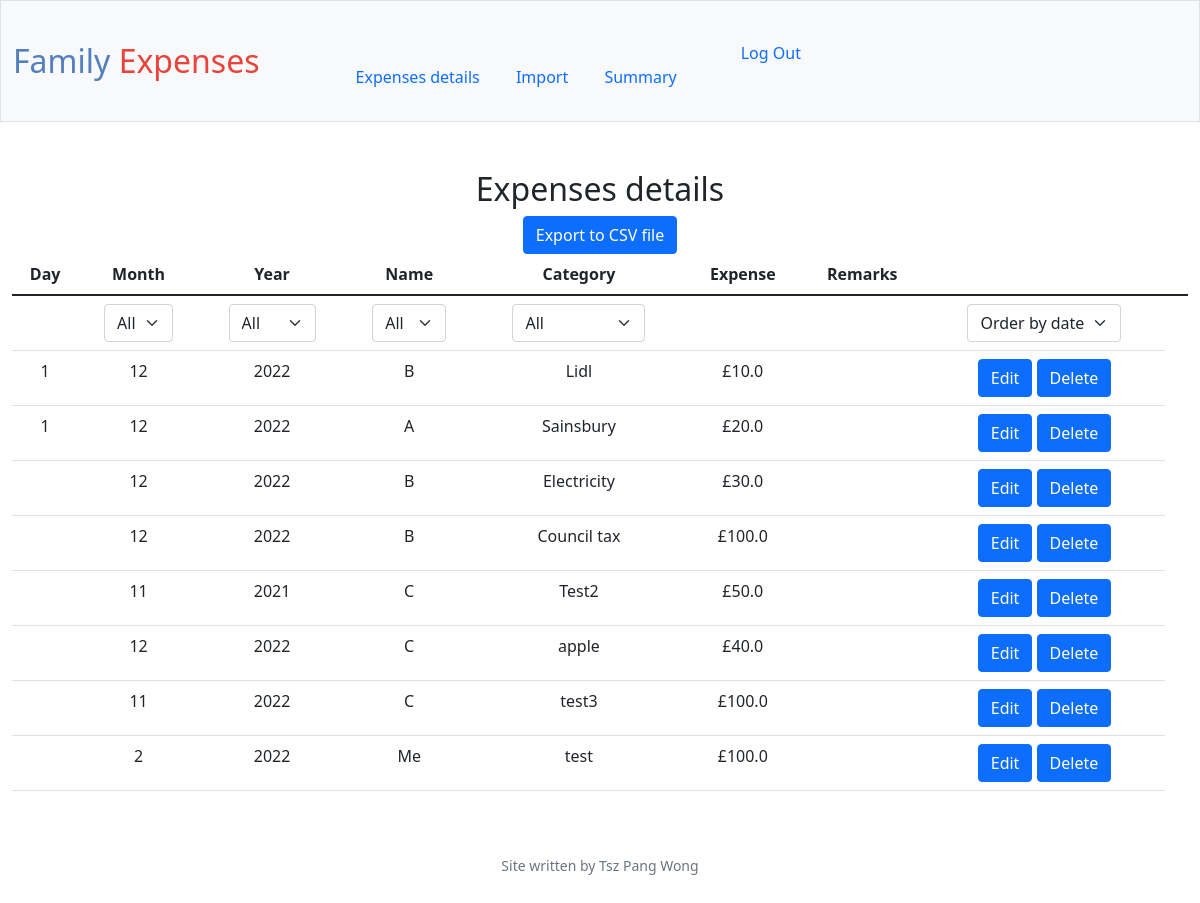
The page / (signed in) on the database its author committed.
### tables this page shows
CREATE TABLE expenses (
row_id INTEGER PRIMARY KEY,
day INTEGER,
month INTEGER NOT NULL,
year INTEGER NOT NULL,
category TEXT NOT NULL,
name TEXT NOT NULL,
expense REAL NOT NULL,
remarks TEXT,
user_id INTEGER NOT NULL,
FOREIGN KEY (user_id) REFERENCES users (id)
ON DELETE CASCADE
ON UPDATE NO ACTION);

### app.py (the view)
@app.route("/")
@login_required
def index():
    if request.method == "GET":
        cursor = connection.cursor()
        total_expenses = cursor.execute("SELECT * FROM expenses WHERE user_id = ?", [(session["user_id"])]).fetchall()
        distinct_month = cursor.execute("SELECT DISTINCT month FROM expenses WHERE user_id = ?", [session["user_id"]]).fetchall()
        distinct_year = cursor.execute("SELECT DISTINCT year FROM expenses WHERE user_id = ?", [session["user_id"]]).fetchall()
        distinct_name = cursor.execute("SELECT DISTINCT name FROM expenses WHERE user_id = ?", [session["user_id"]]).fetchall()
        distinct_category = cursor.execute("SELECT DISTINCT category FROM expenses WHERE user_id = ?", [session["user_id"]]).fetchall()
        load_selected_option = 0
        return render_template("details.html", expenses=total_expenses, d_months=distinct_month, d_years=distinct_year, d_names=distinct_name,d_categories=distinct_category, load_option = load_selected_option)

### app.py (called while the page is built)
@app.after_request
def after_request(response):
    response.headers["Cache-Control"] = "no-cache, no-store, must-revalidate"
    response.headers["Expires"] = 0
    response.headers["Pragma"] = "no-cache"
    return response

### helpers.py (called while the page is built)
def login_required(f):
    @wraps(f)
    def decorated_function(*args, **kwargs):
        if session.get("user_id") is None:
            return redirect("/login")
        return f(*args, **kwargs)
    return decorated_function

### templates/details.html (shortened to what this page needs)
{% extends "layout.html" %}
{% block main %}
    <div><h2>Expenses details</h2></div>
    <div>
        <form action="/export", method ="post">
            <button class="btn btn-primary" type="submit" id="export" name ="export">Export to CSV file</button></td>
        </form>
    </div>
<form action="/select", method = "post", id="filter_select" name="filter_select">
<table class="table">
    <thread>
        <tr>
            <th>Day</th>
            <th>Month</th>
            <th>Year</th>
            <th>Name</th>
            <th>Category</th>
            <th>Expense</th>
            <th>Remarks</th>
            <th></th>
            <th></th>
        </tr>
    </thread>
    <tbody>
        <tr>
            <td></td>
            <td>
                <select class="form-select mx-auto w-auto" id="month" name="month" onchange="select_save_auto_sumbit('month_key', this.value)">
                    <option value ='All'>All</option>
                </select>
            </td>
            <td>
                <select class="form-select mx-auto w-auto" id="year" name="year" onchange="select_save_auto_sumbit('year_key', this.value)">
                    <option value ='All'>All</option>
                </select>
            </td>
            <td>
                <select class="form-select mx-auto w-auto" id="name" name="name" onchange="select_save_auto_sumbit('name_key', this.value)">
                    <option value ='All'>All</option>
                </select>
            </td>
            <td>
                <select class="form-select mx-auto w-auto" id="category" name="category" onchange="select_save_auto_sumbit('category_key', this.value)">
                    <option value ='All'>All</option>
                </select>
            </td>
            <td></td>
            <td></td>
            <td>
                <select class="form-select mx-auto w-auto" id="order" name="order" onchange="select_save_auto_sumbit('order_key', this.value)">
                    <option value ='No' selected value>Order by date</option>
                </select>
                </td>
        </tr>
        {% for exp in expenses %}
                <td>{{ exp[1] }}</td>
                <td>{{ exp[2] }}</td>
                <td>{{ exp[3] }}</td>
                <td>{{ exp[5] }}</td>
                <td>{{ exp[4] }}</td>
                <td>£{{ exp[6] }}</td>
                <td>{{ exp[7] }}</td>
                <td><button class="btn btn-primary" type="submit" id="edit" name ="edit" value = {{ exp[0] }}>Edit</button>
                <button class="btn btn-primary" type="submit" onclick="return confirm('Are you sure?')" id="delete" name ="delete" value = {{ exp[0] }}>Delete</button></td>
        {% endfor %}
    </tbody>
</table>
</form>
{% endblock %}

### templates/layout.html (shortened to what this page needs)
<!DOCTYPE html>
<html lang="en">
    <head>
        <link href="https://cdn.jsdelivr.net/npm/bootstrap@5.1.3/dist/css/bootstrap.min.css" rel="stylesheet">
        <link href="/static/styles.css" rel="stylesheet">
    </head>
    <body>
        <nav class="bg-light border navbar navbar-expand-md navbar-light">
            <div class="container-fluid">
                <a class="navbar-brand"><span class="blue">Family</span><span class="red"> Expenses</span>
                <div class="collapse navbar-collapse" id="navbar">
                    {% if session["user_id"] %}
                        <ul>
                            <li><a class="nav-link" href="/">Expenses details</a></li>
                            <li><a class="nav-link" href="/dataimport">Import</a></li>
                            <li><a class="nav-link" href="/summary">Summary</a></li>
                        </ul>
                        <ul style="float: right">
                            <li class="nav-item"><a class="nav-link" href="/logout">Log Out</a></li>
                        </ul>
                    {% else %}
                        <ul>
                            <li class="nav-item"><a class="nav-link" href="/register">Register</a></li>
                            <li class="nav-item"><a class="nav-link" href="/login">Log In</a></li>
                        </ul>
                    {% endif %}
                </div>
            </div>
        </nav>
        <main class="container-fluid py-5 text-center">
            {% block main %}{% endblock %}
        </main>
        <footer class="mb-5 small text-center text-muted">
           Site written by Tsz Pang Wong
        </footer>
    </body>
</html>

### static/styles.css (style rules this page uses)
nav .navbar-brand { font-size: xx-large; }
nav .navbar-brand .blue { color: #537fbe; }
nav .navbar-brand .red { color: #ea433b; }
ul { overflow-x:hidden; white-space:nowrap; }
li { display:inline-block; }

### rows shown on the page
expenses: day "1", month "12", year "2022", name "B", category "Lidl", expense "10.0", {{ exp[0] }} 5 (drawn)
expenses: day "1", month "12", year "2022", name "A", category "Sainsbury", expense "20.0", {{ exp[0] }} 6 (drawn)
expenses: month "12", year "2022", name "B", category "Electricity", expense "30.0", {{ exp[0] }} 7 (drawn)
expenses: month "12", year "2022", name "B", category "Council tax", expense "100.0", {{ exp[0] }} 8 (drawn)
expenses: month "11", year "2021", name "C", category "Test2", expense "50.0", {{ exp[0] }} 9 (drawn)
expenses: month "12", year "2022", name "C", category "apple", expense "40.0", {{ exp[0] }} 10 (drawn)
expenses: month "11", year "2022", name "C", category "test3", expense "100.0"
expenses: month "2", year "2022", name "Me", category "test", expense "100.0", {{ exp[0] }} 12 (drawn)
